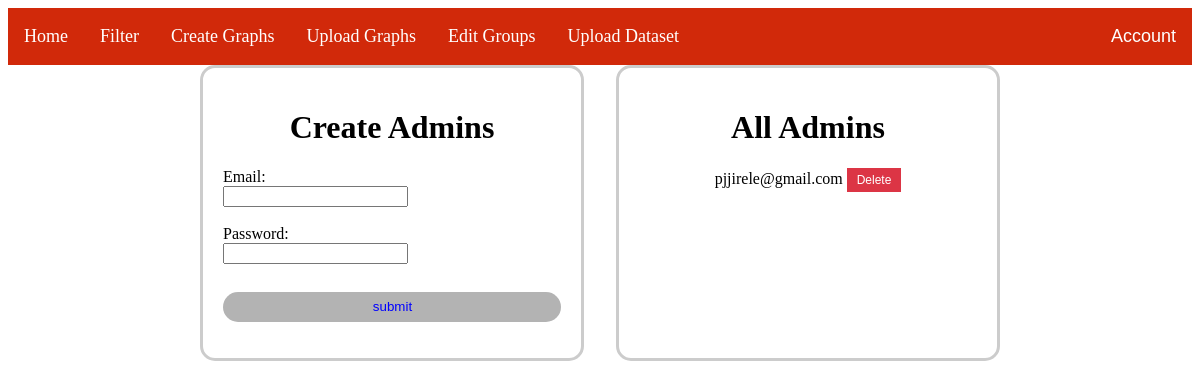
The page /createAdmin (signed in) on the database as committed earlier.
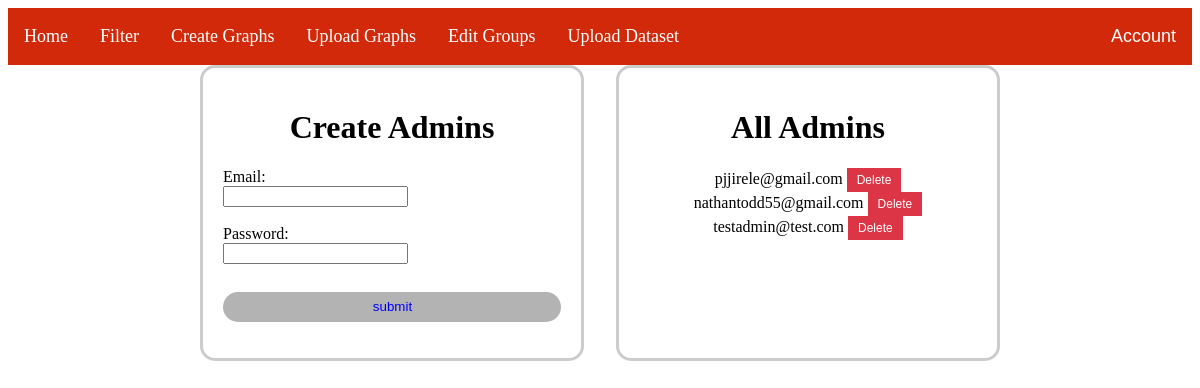
The same page on the database as committed later.
### main.py (models this page shows, shortened)
class User(UserMixin, db.Model):
    id = db.Column(db.Integer, primary_key=True)
    email = db.Column(db.String(50), nullable=False)
    password = db.Column(db.String(50), nullable=False)
    admin = db.Column(db.Boolean, default=False, nullable=False)
    authenticated = db.Column(db.Boolean, default=False)

### main.py (the view, shortened to what this page needs)
@app.route('/createAdmin', methods=['GET', 'POST'])
@login_required
def create():
    admins = User.query.filter(User.admin != 1).all()
    return render_template('createAdmin.html', admins=admins)

### main.py (called while the page is built)
@login_manager.user_loader
def load_user(uid):
    return User.query.get(uid)

### templates/createAdmin.html (shortened to what this page needs)
{% extends "base.html" %}
{% block content %}
<body>
<div class="create-form-container">
    <div class="create-admin">
        <h1>Create Admins</h1>
        <form action="/createAdmin" method="POST" class="createForm">
            Email: <input type="input" name="email"> <br>
            Password: <input type="input" name="pWord"> <br>
            <input class='submit' type="submit" value="submit">
        </form>
    </div>
    <div class="admin-list">
        <h1>All Admins</h1>
        <blockquote class="admin-list-quote">
            {% for admin in admins %}
                <div class="admin-container" data-admin-id="{{ admin.id }}">
                    <span class="admin-email">{{ admin.email }}</span>
                    <button class="delete-button">Delete</button>
                </div>
            {% endfor %}
        </blockquote>
    </div>
</div>
</body>
{% endblock %}

Rows that differ between the two databases and show on the page:
added User: email "nathantodd55@gmail.com"
added User: email "testadmin@test.com"
